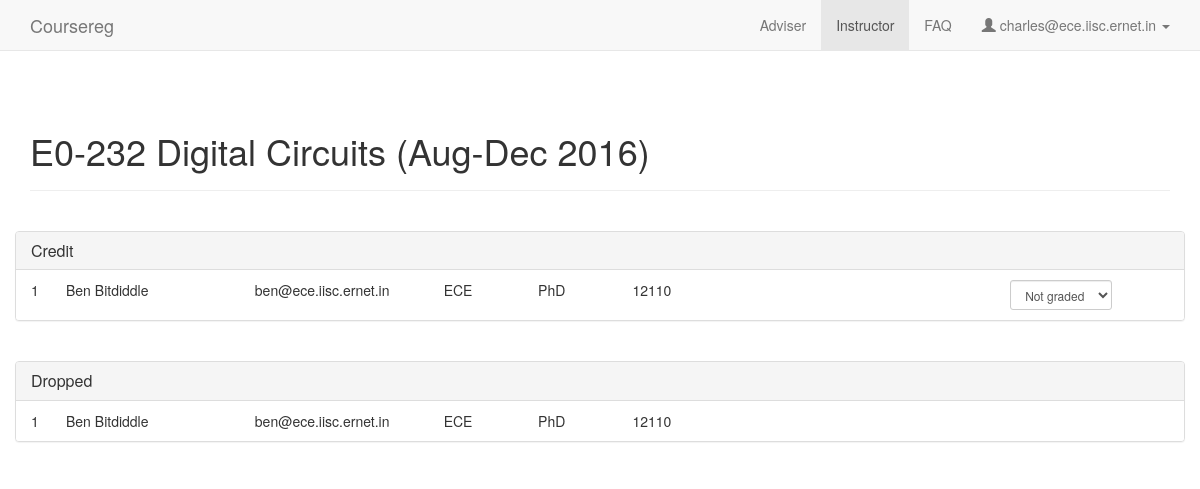
Page /instructor/1 (signed in) on the committed database.
### coursereg/models.py (models this page shows, shortened)
class User(AbstractBaseUser, PermissionsMixin):
    USER_TYPE_STUDENT = 0
    USER_TYPE_FACULTY = 1
    USER_TYPE_DCC = 2
    USER_TYPE_OTHER = 3
    USER_TYPE_CHOICES = (
        (USER_TYPE_STUDENT, "Student"),
        (USER_TYPE_FACULTY, "Faculty"),
        (USER_TYPE_DCC, "DCC"),
        (USER_TYPE_OTHER, "Other"),
    )
    email = models.EmailField(max_length=254, unique=True)
    full_name = models.CharField(max_length=250)
    user_type = models.IntegerField(default=USER_TYPE_OTHER, choices=USER_TYPE_CHOICES)
    adviser = models.ForeignKey('self', null=True, blank=True, on_delete=models.CASCADE, limit_choices_to={'user_type': USER_TYPE_FACULTY})
    degree = models.ForeignKey(Degree, on_delete=models.CASCADE, null=True, blank=True)
    department = models.ForeignKey(Department, on_delete=models.CASCADE, null=True)
    date_joined = models.DateTimeField(default=timezone.now)
    sr_no = models.CharField(max_length=200, default='-')
    telephone = models.CharField(max_length=100, default='', blank=True)
    is_dcc_review_pending = models.BooleanField(default=False)
    is_staff = models.BooleanField(default=False)
    is_active = models.BooleanField(default=True)
    objects = CustomUserManager()
    USERNAME_FIELD = 'email'
    REQUIRED_FIELDS = []

class Course(models.Model):
    TERM_AUG = 0
    TERM_JAN = 1
    TERM_SUMMER = 2
    TERM_OTHER = 3
    TERM_CHOICES = (
        (TERM_AUG, "Aug-Dec"),
        (TERM_JAN, "Jan-Apr"),
        (TERM_SUMMER, "Summer"),
        (TERM_OTHER, "Other"),
    )
    num = models.CharField(max_length=100)
    title = models.CharField(max_length=200)
    department = models.ForeignKey(Department, on_delete=models.CASCADE)
    term = models.IntegerField(default=get_recent_term, choices=TERM_CHOICES)
    year = models.CharField(max_length=4, default=get_recent_year)
    num_credits = models.IntegerField(default=3, verbose_name="Number of credits")
    credit_label = models.CharField(max_length=100, default='', verbose_name="Credit split (ex: 3:0)", blank=True)
    should_count_towards_cgpa = models.BooleanField(default=True)
    auto_instructor_approve = models.BooleanField(default=False)
    last_reg_date = models.DateTimeField(verbose_name="Last registration date", default=get_recent_last_reg_date)
    last_conversion_date = models.DateTimeField(verbose_name="Last credit/audit conversion date", default=get_recent_last_conversion_date)
    last_drop_date = models.DateTimeField(verbose_name="Last drop date", default=get_recent_last_drop_date)
    last_drop_with_mention_date = models.DateTimeField(verbose_name="Last drop with mention date", default=get_recent_last_drop_with_mention_date)
    last_grade_date = models.DateTimeField(verbose_name="Last grade date", default=get_recent_last_grade_date)
    created_at = models.DateTimeField(auto_now_add=True)
    updated_at = models.DateTimeField(auto_now=True)
    def is_last_grade_date_passed(self):
        return timezone.now() > self.last_grade_date
    def __unicode__(self):
        return self.num + ' ' + self.title + ' (%s %s)' % (Course.TERM_CHOICES[self.term][1], self.year)

class Participant(models.Model):
    PARTICIPANT_STUDENT = 0
    PARTICIPANT_INSTRUCTOR = 1
    PARTICIPANT_TA = 2
    PARTICIPANT_CHOICES = (
        (PARTICIPANT_STUDENT, 'Student'),
        (PARTICIPANT_INSTRUCTOR, 'Instructor'),
        (PARTICIPANT_TA, 'TA'),
    )
    user = models.ForeignKey('User', on_delete=models.CASCADE)
    course = models.ForeignKey('Course', on_delete=models.CASCADE)
    participant_type = models.IntegerField(default=PARTICIPANT_INSTRUCTOR, choices=PARTICIPANT_CHOICES)
    is_credit = models.BooleanField(default=True)
    is_drop = models.BooleanField(default=False)
    is_drop_mentioned = models.BooleanField(default=False)
    grade = models.ForeignKey('Grade', on_delete=models.CASCADE, null=True, blank=True, default=get_default_grade)
    is_adviser_approved = models.BooleanField(default=False)
    is_instructor_approved = models.BooleanField(default=False)
    should_count_towards_cgpa = models.BooleanField(default=True)

class Department(models.Model):
    name = models.CharField(max_length=100)
    abbreviation = models.CharField(max_length=100, default='-')

class Degree(models.Model):
    name = models.CharField(max_length=100)
    def __unicode__(self):
        return self.name

### coursereg/views/instructor.py (the view)
# urls.py: url(r'^instructor/([0-9]+)$', views.instructor.detail, name='instructor_detail'),
@login_required
def detail(request, course_id):
    course = models.Course.objects.get(id=course_id)
    assert request.user.user_type == models.User.USER_TYPE_FACULTY
    assert models.Participant.objects.filter(course=course,
        user=request.user, participant_type=models.Participant.PARTICIPANT_INSTRUCTOR)
    reg_requests = [
        (p.is_credit, p.id, p.user)
        for p in models.Participant.objects.filter(course=course,
                                                   is_adviser_approved=True,
                                                   is_instructor_approved=False)]
    crediting = models.Participant.objects.filter(course=course,
                                                  is_credit=True,
                                                  is_adviser_approved=True,
                                                  is_instructor_approved=True)
    auditing = models.Participant.objects.filter(course=course,
                                                 is_credit=False,
                                                 is_adviser_approved=True,
                                                 is_instructor_approved=True)
    dropped = models.Participant.objects.filter(course=course,
                                                is_drop=True,
                                                is_adviser_approved=True,
                                                is_instructor_approved=True)
    context = {
        'user_type': 'faculty',
        'nav_active': 'instructor',
        'user_email': request.user.email,
        'course': course,
        'registration_requests': reg_requests,
        'crediting': crediting,
        'auditing': auditing,
        'dropped': dropped,
        'grades': models.Grade.objects.all().order_by('-points')
    }
    return render(request, 'coursereg/instructor_detail.html', context)

### coursereg/models.py (called while the page is built)
    def __unicode__(self):
        return self.name

### coursereg/templates/coursereg/instructor_detail.html (shortened to what this page needs)
{% extends "coursereg/base.html" %}
{% block body %}
{% include "coursereg/nav.html" %}
<div class="container" id="maincontainer">
    <div class="row top-buffer-1">
        <div class="col-md-12">
            <div class="page-header">
                <h1>{{ course }}</h1>
            </div>
        </div>
    </div>
    {% if crediting %}
    <div class="row top-buffer-1">
        <div class="panel panel-default">
            <div class="panel-heading">
                <h3 class="panel-title">Credit</h3>
            </div>
            <ul class="list-group">
                {% for participant in crediting %}
                <li class="list-group-item">
                    <div class="pull-left">{{ forloop.counter }}</div>
                    <div class="row requestrow">
                        <div class="col-md-12 col-xs-11">
                            <div class="row">
                                <div class="col-md-2 col-xs-12">
                                    {{ participant.user.full_name }}
                                </div>
                                <div class="col-md-2 col-xs-12">
                                    {{ participant.user.email }}
                                </div>
                                <div class="col-md-1 col-xs-12">
                                    {{ participant.user.department.abbreviation }}
                                </div>
                                <div class="col-md-1 col-xs-12">
                                    {{ participant.user.degree }}
                                </div>
                                <div class="col-md-4 col-xs-12">
                                    {{ participant.user.sr_no }}
                                </div>
                                <div class="col-md-1">
                                    <form class="form-inline" action="{% url 'coursereg:participants_update' participant.id %}" method="post">
                                        <div class="form-group">
                                            {% if participant.course.is_last_grade_date_passed %}
                                            <select class="form-control input-sm" name="grade" onchange="this.form.submit()" disabled>
                                            {% else %}
                                            <select class="form-control input-sm" name="grade" onchange="this.form.submit()">
                                            {% endif %}
                                                {% for grade in grades %}
                                                {% if participant.grade == grade %}
                                                <option value="{{ grade.id }}" selected>{{ grade }}</option>
                                                {% else %}
                                                <option value="{{ grade.id }}">{{ grade }}</option>
                                                {% endif %}
                                                {% endfor %}
                                            </select>
                                        </div>
                                    </form>
                                </div>
                            </div>
                        </div>
                    </div>
                </li>
                {% endfor %}
            </ul>
        </div>
    </div>
    {% endif %}
    {% if dropped %}
    <div class="row top-buffer-1">
        <div class="panel panel-default">
            <div class="panel-heading">
                <h3 class="panel-title">Dropped</h3>
            </div>
            <ul class="list-group">
                {% for participant in dropped %}
                <li class="list-group-item">
                    <div class="pull-left">{{ forloop.counter }}</div>
                    <div class="row requestrow">
                        <div class="col-md-12 col-xs-11">
                            <div class="row">
                                <div class="col-md-2 col-xs-12">
                                    {{ participant.user.full_name }}
                                </div>
                                <div class="col-md-2 col-xs-12">
                                    {{ participant.user.email }}
                                </div>
                                <div class="col-md-1 col-xs-12">
                                    {{ participant.user.department.abbreviation }}
                                </div>
                                <div class="col-md-1 col-xs-12">
                                    {{ participant.user.degree }}
                                </div>
                                <div class="col-md-4 col-xs-12">
                                    {{ participant.user.sr_no }}
                                </div>
                            </div>
                        </div>
                    </div>
                </li>
                {% endfor %}
            </ul>
        </div>
    </div>
    {% endif %}
</div>
{% endblock %}

### coursereg/templates/coursereg/nav.html (shortened to what this page needs)
<nav class="navbar navbar-default navbar-static-top">
    <div class="container">
        <div class="navbar-header">
            <a class="navbar-brand" href="{% url 'coursereg:index' %}">Coursereg</a>
        </div>
        <div id="navbar" class="navbar-collapse collapse">
            <ul class="nav navbar-nav navbar-right">
                {% if user_type == 'faculty' %}
                    {% if nav_active == 'adviser' %}
                    <li class="active"><a href="{% url 'coursereg:adviser' %}">Adviser</a></li>
                    {% else %}
                    <li><a href="{% url 'coursereg:adviser' %}">Adviser</a></li>
                    {% endif %}
                    {% if nav_active == 'instructor' %}
                    <li class="active"><a href="{% url 'coursereg:instructor' %}">Instructor</a></li>
                    {% else %}
                    <li><a href="{% url 'coursereg:instructor' %}">Instructor</a></li>
                    {% endif %}
                {% endif %}
                {% if nav_active == 'faq' %}
                <li class="active"><a href="{% url 'coursereg:faq' %}">FAQ</a></li>
                {% else %}
                <li><a href="{% url 'coursereg:faq' %}">FAQ</a></li>
                {% endif %}
                <li class="dropdown">
                    <a href="#" class="dropdown-toggle" data-toggle="dropdown" role="button" aria-haspopup="true" aria-expanded="false">
                        <span class="glyphicon glyphicon-user" aria-hidden="true"></span>
                        {{ user_email }}
                        <span class="caret"></span>
                    </a>
                </li>
            </ul>
        </div>
    </div>
</nav>

### coursereg/static/coursereg/css/coursereg.css (style rules this page uses)
.top-buffer-1 { margin-top: 20px; }
#maincontainer { margin-bottom: 50px; }
.requestrow { margin-left: 20px; }

### rows in the picture
User: email "charles@ece.iisc.ernet.in"
Course: num+title+term "E0-232 Digital Circuits (Aug-Dec 2016)"
Participant: user.full_name "Ben Bitdiddle", user.email "ben@ece.iisc.ernet.in", user.department.abbreviation "ECE", user.degree "PhD", user.sr_no "12110"

### other values in the picture
form field grade "Not graded"
